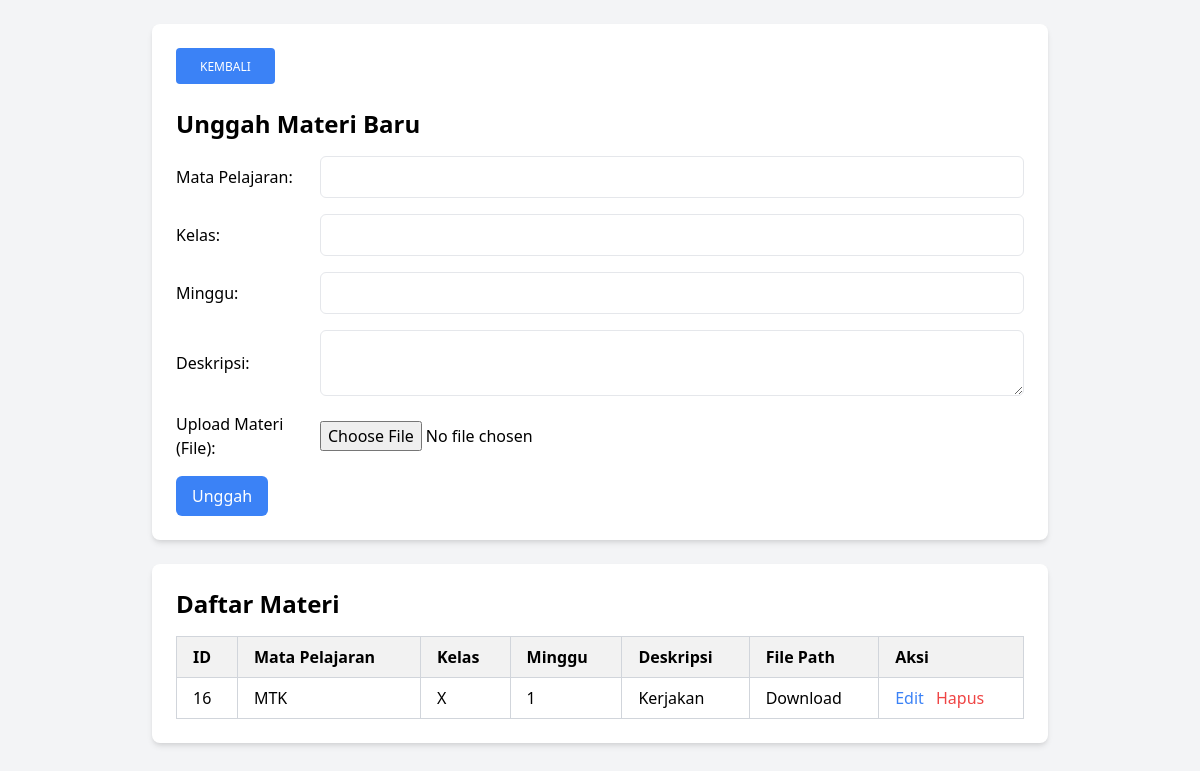
The page /dashboard_guru/materi.php on the database its author committed.
### tables this page shows
CREATE TABLE `materi` (
  `id` int(11) NOT NULL,
  `mata_pelajaran` varchar(50) NOT NULL,
  `kelas` varchar(10) NOT NULL,
  `minggu` int(11) NOT NULL,
  `deskripsi` text DEFAULT NULL,
  `file_path` varchar(255) DEFAULT NULL
);

### public/dashboard_guru/materi.php (the view, shortened to what this page needs)
<!DOCTYPE html>
<html lang="en">
<head>
    <link href="https://cdn.jsdelivr.net/npm/tailwindcss@2.2.19/dist/tailwind.min.css" rel="stylesheet">
</head>
<body class="bg-gray-100 p-6">
    <div class="max-w-4xl mx-auto bg-white p-6 rounded-lg shadow-md">
    <a href="../role.php" role="button" class="mr-6 inline-block rounded bg-blue-500 text-white shadow-[0_4px_9px_-4px_rgba(51,45,45,0.7)] hover:bg-blue-600 hover:shadow-[0_8px_9px_-4px_rgba(51,45,45,0.2),0_4px_18px_0_rgba(51,45,45,0.1)] focus:bg-blue-800 focus:shadow-[0_8px_9px_-4px_rgba(51,45,45,0.2),0_4px_18px_0_rgba(51,45,45,0.1)] active:bg-blue-700 active:shadow-[0_8px_9px_-4px_rgba(51,45,45,0.2),0_4px_18px_0_rgba(51,45,45,0.1)] px-6 pb-2 pt-2.5 text-xs font-medium uppercase leading-normal transition duration-150 ease-in-out focus:outline-none focus:ring-0">kembali</a>
    <h2 class="text-2xl font-bold mb-4">Unggah Materi Baru</h2>
        <form method="POST" enctype="multipart/form-data" action="materi_upload.php" class="space-y-4">
            <div class="flex flex-wrap items-center space-x-4">
                <label for="mata_pelajaran" class="w-32">Mata Pelajaran:</label>
                <input type="text" id="mata_pelajaran" name="mata_pelajaran" required class="flex-1 border rounded-md p-2">
            </div>
            <div class="flex flex-wrap items-center space-x-4">
                <label for="kelas" class="w-32">Kelas:</label>
                <input type="text" id="kelas" name="kelas" required class="flex-1 border rounded-md p-2">
            </div>
            <div class="flex flex-wrap items-center space-x-4">
                <label for="minggu" class="w-32">Minggu:</label>
                <input type="number" id="minggu" name="minggu" required class="flex-1 border rounded-md p-2">
            </div>
            <div class="flex flex-wrap items-center space-x-4">
                <label for="deskripsi" class="w-32">Deskripsi:</label>
                <textarea id="deskripsi" name="deskripsi" class="flex-1 border rounded-md p-2"></textarea>
            </div>
            <div class="flex flex-wrap items-center space-x-4">
                <label for="file" class="w-32">Upload Materi (File):</label>
                <input type="file" id="file" name="file" required class="flex-1">
            </div>
            <button type="submit" class="bg-blue-500 text-white px-4 py-2 rounded-md hover:bg-blue-600">Unggah</button>
        </form>
    </div>
    <div class="max-w-4xl mx-auto bg-white p-6 rounded-lg shadow-md mt-6">
        <h2 class="text-2xl font-bold mb-4">Daftar Materi</h2>
        <div class="overflow-x-auto">
            <table class="table-auto w-full border-collapse border border-gray-200">
                <thead>
                    <tr class="bg-gray-100">
                        <th class="border border-gray-300 px-4 py-2">ID</th>
                        <th class="border border-gray-300 px-4 py-2">Mata Pelajaran</th>
                        <th class="border border-gray-300 px-4 py-2">Kelas</th>
                        <th class="border border-gray-300 px-4 py-2">Minggu</th>
                        <th class="border border-gray-300 px-4 py-2">Deskripsi</th>
                        <th class="border border-gray-300 px-4 py-2">File Path</th>
                        <th class="border border-gray-300 px-4 py-2">Aksi</th>
                    </tr>
                </thead>
                <tbody>
                    <?php
                    include '../db.php';
                    $result = $conn->query("SELECT * FROM materi");
                    while ($row = $result->fetch_assoc()) {
                        echo "<tr>";
                        echo "<td class='border border-gray-300 px-4 py-2'>" . $row['id'] . "</td>";
                        echo "<td class='border border-gray-300 px-4 py-2'>" . $row['mata_pelajaran'] . "</td>";
                        echo "<td class='border border-gray-300 px-4 py-2'>" . $row['kelas'] . "</td>";
                        echo "<td class='border border-gray-300 px-4 py-2'>" . $row['minggu'] . "</td>";
                        echo "<td class='border border-gray-300 px-4 py-2'>" . $row['deskripsi'] . "</td>";
                        echo "<td class='border border-gray-300 px-4 py-2'><a href='" . $row['file_path'] . "'>Download</a></td>";
                        echo "<td class='border border-gray-300 px-4 py-2'>
                                <a href='materi_edit.php?id=" . $row['id'] . "' class='text-blue-500'>Edit</a>
                                <a href='materi_delete.php?id=" . $row['id'] . "' onclick='return confirm(\"Yakin ingin menghapus?\")' class='text-red-500 ml-2'>Hapus</a>
                            </td>";
                        echo "</tr>";
                    }
                    ?>
                </tbody>
            </table>
        </div>
    </div>
</body>
</html>

### public/dashboard_guru/materi.php (style rules this page uses)
table { border-collapse: collapse; width: 100%; }
th, td { border: 1px solid #ddd; padding: 8px; text-align: left; }
th { background-color: #f2f2f2; }

### rows shown on the page
materi: id "16", mata_pelajaran "MTK", kelas "X", minggu "1", deskripsi "Kerjakan"
